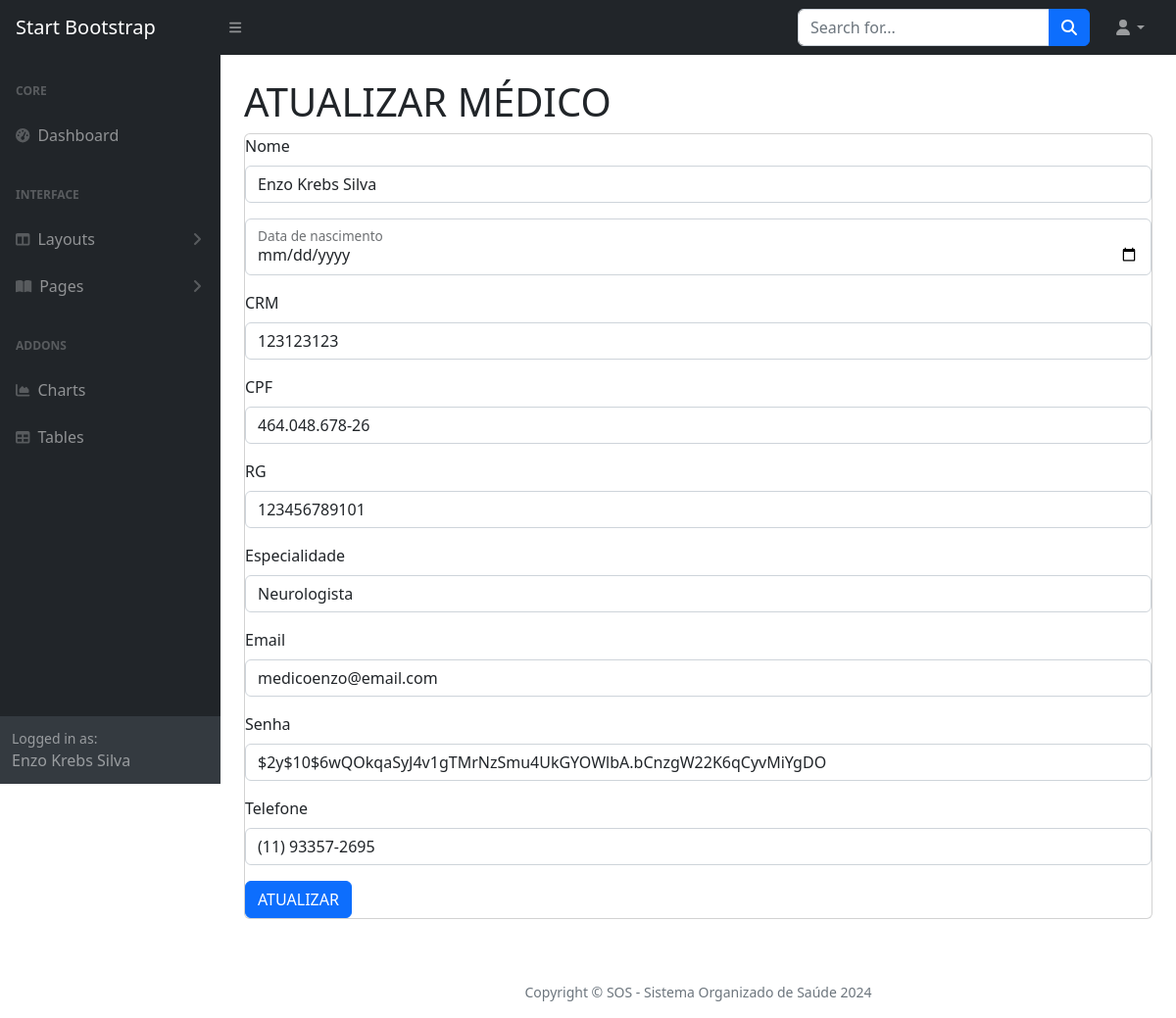
Screenshot of /atualiza_medico.php?id=4 (signed in) with the database file from the repository.
### tables this page shows
CREATE TABLE IF NOT EXISTS `medicos` (
  `IDMedico` int NOT NULL AUTO_INCREMENT,
  `CPF` varchar(14) DEFAULT NULL,
  `email` varchar(100) DEFAULT NULL,
  `senha` varchar(255) NOT NULL,
  `RG` varchar(12) DEFAULT NULL,
  `nome` varchar(255) DEFAULT NULL,
  `Especialidade` varchar(50) DEFAULT NULL,
  `nascimento` date DEFAULT NULL,
  `CRM` varchar(9) DEFAULT NULL,
  `telefone` varchar(15) DEFAULT NULL,
  PRIMARY KEY (`IDMedico`)
);

### atualiza_medico.php (the view, shortened to what this page needs)
<?php
    include 'conecta.php';
    include 'menu.php';
    $id = $_GET['id'];
    $sql = "SELECT * FROM medicos WHERE IDMedico = '$id'";
    $consulta = $conexao->query($sql);
    $dados = $consulta->fetch_assoc();
?>
            <div id="layoutSidenav_content">
                <main>
                    <div class="container-fluid px-4">
                        <h1 class="mt-4">ATUALIZAR MÉDICO</h1>
                        <div class="card mb-4">
                            <form action="processa_atualiza_cliente.php?id=<?php echo $id; ?>" method="POST">
                                <div class="mb-3">
                                    <label class="form-label">Nome</label>
                                    <input name="nome_novo" type="text" class="form-control" value="<?php echo $dados['nome']; ?>">
                                </div>
                                <div class="row mb-3">
                                            <div>
                                                <div class="form-floating mb-3 mb-md-0">
                                                    <input class="form-control" name="nascimento" id="txtNascimento" type="date" placeholder="" required />
                                                    <label for="txtNascimento">Data de nascimento</label>
                                                </div>
                                            </div>
                                        </div>
                                <div class="mb-3">
                                    <label class="form-label">CRM</label>
                                    <input name="CRM_novo" type="text" class="form-control" value="<?php echo $dados['CRM']; ?>">
                                </div>
                                <div class="mb-3">
                                    <label class="form-label">CPF</label>
                                    <input name="CPF_novo" type="text" class="form-control" value="<?php echo $dados['CPF']; ?>">
                                </div>
                                <div class="mb-3">
                                    <label class="form-label">RG</label>
                                    <input name="RG_novo" type="text" class="form-control" value="<?php echo $dados['RG']; ?>">
                                </div>
                                <div class="mb-3">
                                    <label class="form-label">Especialidade</label>
                                    <input name="Especialidade_nova" type="text" class="form-control" value="<?php echo $dados['Especialidade']; ?>">
                                </div>
                                <div class="mb-3">
                                    <label class="form-label">Email</label>
                                    <input name="email_novo" type="email" class="form-control" value="<?php echo $dados['email']; ?>">
                                </div>
                                <div class="mb-3">
                                    <label class="form-label">Senha</label>
                                    <input name="senha_nova" type="senha" class="form-control" value="<?php echo $dados['senha']; ?>">
                                </div>
                                <div class="mb-3">
                                    <label class="form-label">Telefone</label>
                                    <input name="telefone_novo" type="text" class="form-control" value="<?php echo $dados['telefone']; ?>">
                                </div>
                                <button type="submit" class="btn btn-primary">ATUALIZAR</button>
                            </form>
                        </div>
                    </div>
                </main>
                <footer class="footer text-center p-3 mt-4">
                    <p class="text-muted small mb-0">Copyright &copy; SOS - Sistema Organizado de Saúde 2024</p>
                </footer>
            </div>
        </div>
    </body>
</html>

### rows the page displays
medicos: nome_novo "Enzo Krebs Silva", CRM_novo "123123123", CPF_novo "464.048.678-26", RG_novo "123456789101", Especialidade_nova "Neurologista", email_novo "medicoenzo@email.com", senha_nova "$2y$10$6wQOkqaSyJ4v1gTMrNzSmu4UkGYOWlbA.bCnzgW22K6qCyvMiYgDO", telefone_novo "(11) 93357-2695"

### other values shown
$_SESSION['nome'] "Enzo Krebs Silva"
